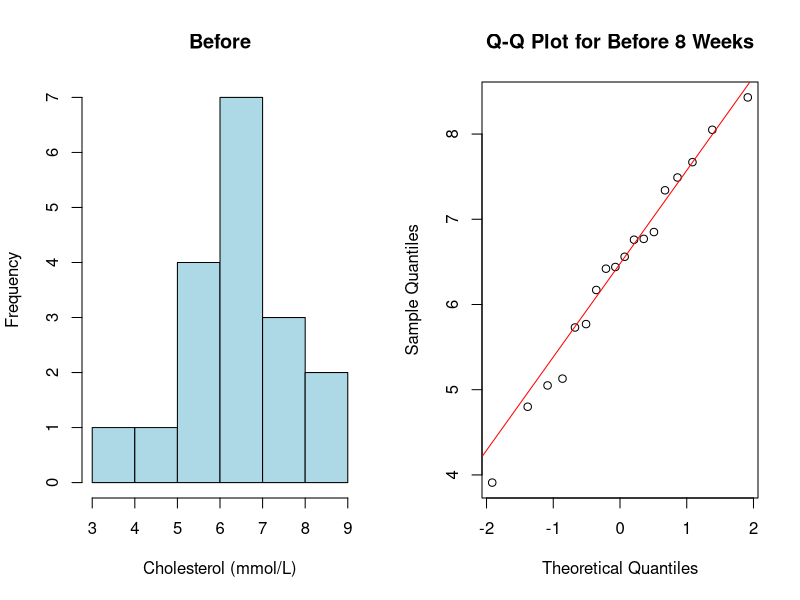
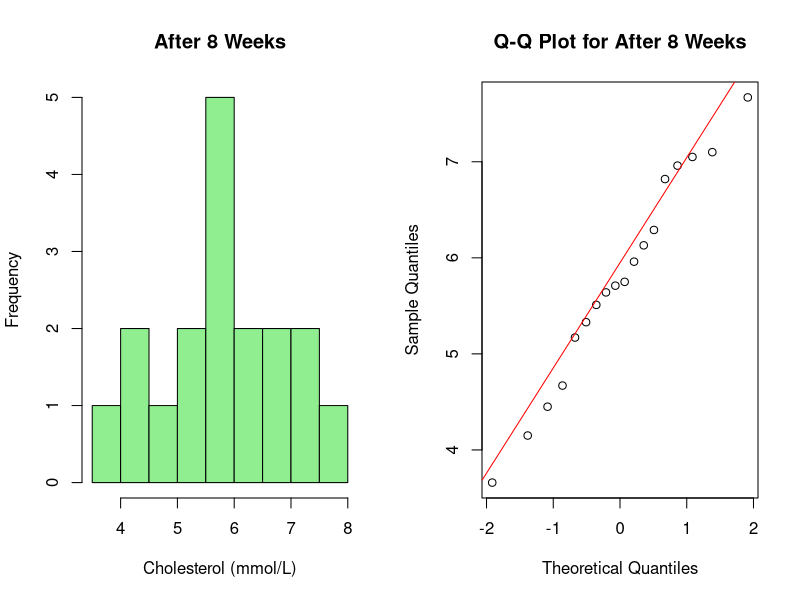
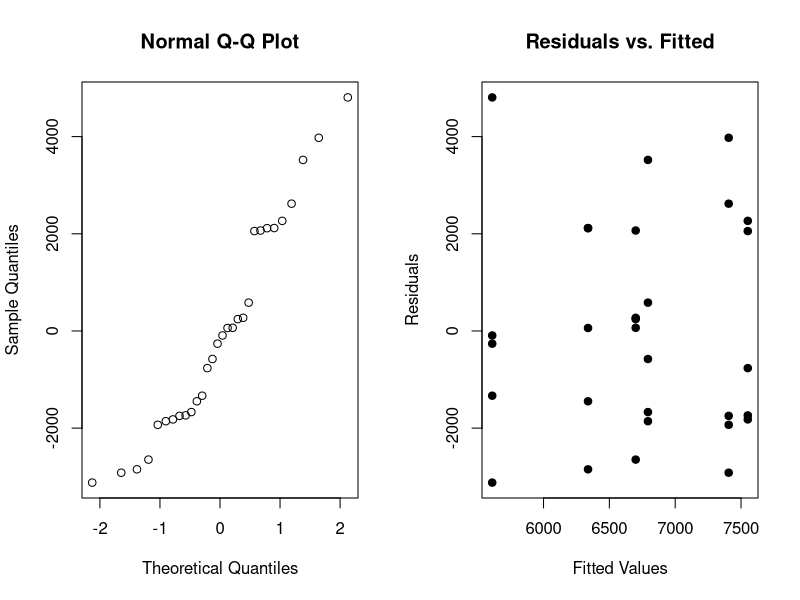

The R source for these figures, in order:
## ---- chunk 1
knitr::opts_chunk$set(echo = TRUE)
# only round 3
options(digits = 3)

knitr::opts_chunk$set(fig.height = 2.5)
## ---- chunk 2
data = read.table('cholesterol.txt', header = TRUE)
# Before
par(mfrow = c(1,2))
hist(data$Before, main="Before", xlab="Cholesterol (mmol/L)", col="lightblue", border="black")
qqnorm(data$Before, main="Q-Q Plot for Before 8 Weeks")
qqline(data$Before, col="red")

# After
hist(data$After8weeks, main="After 8 Weeks", xlab="Cholesterol (mmol/L)", col="lightgreen", border="black")
qqnorm(data$After8weeks, main="Q-Q Plot for After 8 Weeks")
qqline(data$After8weeks, col="red")

# 
## ---- chunk 3

cor.test(data$Before, data$After8weeks, method="pearson")

## ---- chunk 4
t.test(data$Before,data$After8weeks, paired=TRUE)
## ---- chunk 5
mean_difference = function(x,y) {mean(x-y)}

original_diff <- mean(data$Before - data$After8weeks)

B=1000; tstar=numeric(B)

for (i in 1:B) {
  md_star=t(apply(cbind(data$Before,data$After8weeks),1,sample))
  tstar[i]=mean_difference(data$Before,data$After8weeks) 
}

myt = mean_difference(data$Before,data$After8weeks);myt

pl=sum(tstar<myt)/B
pr=sum(tstar>myt)/B
p=2*min(pl,pr); p
## ---- chunk 6
x = data$After8weeks
n = length(x)
x_mean = mean(x)
x_sd = sd(x) 
alpha = 0.03

t = qt(1-alpha/2, df = n-1)

CI_normal = c(
  x_mean - t * (x_sd / sqrt(n)),
  x_mean + t * (x_sd / sqrt(n))
)
cat("Normality 97% confidence interval: [", round(CI_normal[1], 3), 
    ",", round(CI_normal[2], 3), "]\n")
## ---- chunk 7

B = 1000
x_mean = mean(data$After8weeks)
Tstar = numeric(B)
for(i in 1:B){
  Xstar=sample(data$After8weeks,replace=TRUE)
  Tstar[i]=mean(Xstar)
}
Tstar15 = quantile(Tstar, 0.015)
Tstar985 = quantile(Tstar, 0.985)

CI_bootstrap = c(2*x_mean-Tstar985,2*x_mean-Tstar15)
cat("Bootstrap 97% confidence interval: [", round(CI_bootstrap[1], 3), 
    ",", round(CI_bootstrap[2], 3), "]\n")

## ---- chunk 8
n=length(data$After8weeks) # length
t=max(data$After8weeks) # the max of samples
B=1000;
tstar=numeric(B)
theta_values = seq(3, 12, by = 0.1)

p_values = sapply(theta_values, function(theta) {
  tstar = numeric(B)
  for (i in 1:B){
    xstar = runif(n, min = 3, max = theta)
    tstar[i] = max(xstar)
  }
  pl = sum(tstar < t) / B
  pr = sum(tstar > t) / B
  p = 2 * min(pl, pr)
  return(p)
})

# This is to find the range of theta for p > 0.05 
theta_valid = theta_values[p_values > 0.05]

cat("The range of theta for H0 cannot be rejected: [", min(theta_valid), max(theta_valid),  "]\n")


## ---- chunk 9
n = length(data$After8weeks)
below_6 = sum(data$After8weeks < 6);

binom.test(below_6,n,p=0.5,alt="l")
## ---- chunk 10
 wilcox.test(data$After8weeks,mu=6)
## ---- chunk 11
below_4.5 = sum(data$After8weeks <= 4.5)
n = length(data$After8weeks)

# check if percentage of cholesterol levels below 4.5 is greater then 25%
binom.test(below_4.5,n,p=0.25,alt="greater")
## ---- chunk 12
df <- read.table("crops.txt", header = TRUE)
df$County <- as.factor(df$County)
df$Related <- as.factor(df$Related)
anova_model <- aov(Crops ~ County + Related + County:Related, data = df) 
summary(anova_model)
## ---- chunk 13
residuals <- resid(anova_model)
fitted_values <- fitted(anova_model) 
qqnorm(residuals)

plot(fitted_values, residuals, main = "Residuals vs. Fitted", 
     xlab = "Fitted Values", ylab = "Residuals", pch = 19)
## ---- chunk 14
ancova_main <- aov(Crops ~ County + Related + Size, data = df)
summary(ancova_main)
## ---- chunk 15
ancova_county_size <- aov(Crops ~ County * Size + Related, data = df)
summary(ancova_county_size)
## ---- chunk 16
ancova_related_size <- aov(Crops ~ County + Related * Size, data = df)
summary(ancova_related_size)
## ---- chunk 17
AIC(ancova_main, ancova_county_size, ancova_related_size)
## ---- chunk 18
new_farm <- data.frame(
  County = factor(2, levels = c(1, 2, 3)), 
  Related = factor("yes", levels = c("no", "yes")),
  Size = 165  
)

predicted_crops <- predict(ancova_county_size, newdata = new_farm, interval = "confidence")
print(predicted_crops)
## ---- chunk 19
error_variance <- sum(residuals(ancova_county_size)^2) / df.residual(ancova_county_size)
print(error_variance)
